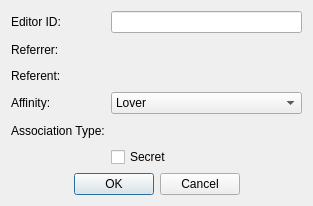
<?xml version="1.0" encoding="UTF-8"?>
<ui version="4.0">
 <class>FormDialogRelationship</class>
 <widget class="QDialog" name="FormDialogRelationship">
  <property name="geometry">
   <rect>
    <x>0</x>
    <y>0</y>
    <width>313</width>
    <height>206</height>
   </rect>
  </property>
  <property name="windowTitle">
   <string>Relationship</string>
  </property>
  <layout class="QGridLayout" name="gridLayout">
   <item row="0" column="0">
    <widget class="QLabel" name="label">
     <property name="text">
      <string>Editor ID:</string>
     </property>
     <property name="buddy">
      <cstring>editorID</cstring>
     </property>
    </widget>
   </item>
   <item row="0" column="1">
    <widget class="QLineEdit" name="editorID"/>
   </item>
   <item row="1" column="0">
    <widget class="QLabel" name="label_2">
     <property name="text">
      <string>Referrer:</string>
     </property>
     <property name="buddy">
      <cstring>referrer</cstring>
     </property>
    </widget>
   </item>
   <item row="2" column="0">
    <widget class="QLabel" name="label_3">
     <property name="text">
      <string>Referent:</string>
     </property>
     <property name="buddy">
      <cstring>referent</cstring>
     </property>
    </widget>
   </item>
   <item row="3" column="0">
    <widget class="QLabel" name="label_4">
     <property name="text">
      <string>Affinity:</string>
     </property>
     <property name="buddy">
      <cstring>relationship</cstring>
     </property>
    </widget>
   </item>
   <item row="4" column="0">
    <widget class="QLabel" name="label_5">
     <property name="text">
      <string>Association Type:</string>
     </property>
     <property name="buddy">
      <cstring>associationType</cstring>
     </property>
    </widget>
   </item>
   <item row="5" column="1">
    <widget class="QCheckBox" name="flagSecret">
     <property name="whatsThis">
      <string>Unused. The game loads this flag, but no conditions or Papyrus flags expose it, so there's not really anything you can do with it.</string>
     </property>
     <property name="text">
      <string>Secret</string>
     </property>
    </widget>
   </item>
   <item row="6" column="0" colspan="2">
    <layout class="QHBoxLayout" name="buttonsLayout">
     <item>
      <spacer name="horizontalSpacer">
       <property name="orientation">
        <enum>Qt::Horizontal</enum>
       </property>
       <property name="sizeHint" stdset="0">
        <size>
         <width>40</width>
         <height>20</height>
        </size>
       </property>
      </spacer>
     </item>
     <item>
      <widget class="QPushButton" name="buttonOK">
       <property name="text">
        <string>OK</string>
       </property>
      </widget>
     </item>
     <item>
      <widget class="QPushButton" name="buttonCancel">
       <property name="text">
        <string>Cancel</string>
       </property>
      </widget>
     </item>
     <item>
      <spacer name="horizontalSpacer_2">
       <property name="orientation">
        <enum>Qt::Horizontal</enum>
       </property>
       <property name="sizeHint" stdset="0">
        <size>
         <width>40</width>
         <height>20</height>
        </size>
       </property>
      </spacer>
     </item>
    </layout>
   </item>
   <item row="1" column="1">
    <widget class="DKFormPicker" name="referrer">
     <property name="whatsThis">
      <string>&lt;p&gt;Some association types, like parent/child, have directionality, whereas other association types, like sibling/sibling, do not. For association types with directionality, the referrer is the person that refers to someone, whereas the referent is the person to whom they refer.&lt;/p&gt;
&lt;p&gt;For example, if an association type defines a &quot;parent/child&quot; relationship, then the referrer would be the parent, and the child would be the referent. If the association type is instead defined as a &quot;child/parent&quot; relationship, then the child is the referrer and the parent is the referent.&lt;/p&gt;</string>
     </property>
    </widget>
   </item>
   <item row="2" column="1">
    <widget class="DKFormPicker" name="referent">
     <property name="whatsThis">
      <string>&lt;p&gt;Some association types, like parent/child, have directionality, whereas other association types, like sibling/sibling, do not. For association types with directionality, the referrer is the person that refers to someone, whereas the referent is the person to whom they refer.&lt;/p&gt;
&lt;p&gt;For example, if an association type defines a &quot;parent/child&quot; relationship, then the referrer would be the parent, and the child would be the referent. If the association type is instead defined as a &quot;child/parent&quot; relationship, then the child is the referrer and the parent is the referent.&lt;/p&gt;</string>
     </property>
    </widget>
   </item>
   <item row="4" column="1">
    <widget class="DKFormPicker" name="associationType"/>
   </item>
   <item row="3" column="1">
    <widget class="QComboBox" name="relationship">
     <property name="whatsThis">
      <string>&lt;p&gt;Define how much these characters like or dislike each other. This influences how likely actors are to enter combat on each other's behalf, or against each other, based on the actors' baseline AI settings. Relationships are sorted by intensity: all relationships above Acquaintance are positive, with those higher in the list being more intense; and all relationships below Acquaintance are negative, with those lower in the list being more intense.&lt;/p&gt;
&lt;p&gt;A few notes:&lt;/p&gt;
&lt;ul&gt;
   &lt;li&gt;&lt;p&gt;The thresholds at which combat behaviors change are Ally and above, Friend and above, and Enemy and below.&lt;/p&gt;&lt;/li&gt;
   &lt;li&gt;&lt;p&gt;Family members are typically set to be Allies of each other.&lt;/p&gt;&lt;/li&gt;
   &lt;li&gt;&lt;p&gt;The Lover relationship is used for romantic partners. It is not necessarily stronger than Ally, since again, combat settings treat the two as equivalent.&lt;/p&gt;&lt;/li&gt;
&lt;/ul&gt;</string>
     </property>
     <item>
      <property name="text">
       <string>Lover</string>
      </property>
     </item>
     <item>
      <property name="text">
       <string>Ally</string>
      </property>
     </item>
     <item>
      <property name="text">
       <string>Confidant</string>
      </property>
     </item>
     <item>
      <property name="text">
       <string>Friend</string>
      </property>
     </item>
     <item>
      <property name="text">
       <string>Acquaintance</string>
      </property>
     </item>
     <item>
      <property name="text">
       <string>Rival</string>
      </property>
     </item>
     <item>
      <property name="text">
       <string>Foe</string>
      </property>
     </item>
     <item>
      <property name="text">
       <string>Enemy</string>
      </property>
     </item>
     <item>
      <property name="text">
       <string>Archnemesis</string>
      </property>
     </item>
    </widget>
   </item>
  </layout>
 </widget>
 <customwidgets>
  <customwidget>
   <class>DKFormPicker</class>
   <extends>QWidget</extends>
   <header>widgets/DKFormPicker.h</header>
  </customwidget>
 </customwidgets>
 <tabstops>
  <tabstop>editorID</tabstop>
  <tabstop>referrer</tabstop>
  <tabstop>referent</tabstop>
  <tabstop>relationship</tabstop>
  <tabstop>associationType</tabstop>
  <tabstop>flagSecret</tabstop>
  <tabstop>buttonOK</tabstop>
  <tabstop>buttonCancel</tabstop>
 </tabstops>
 <resources/>
 <connections/>
</ui>
